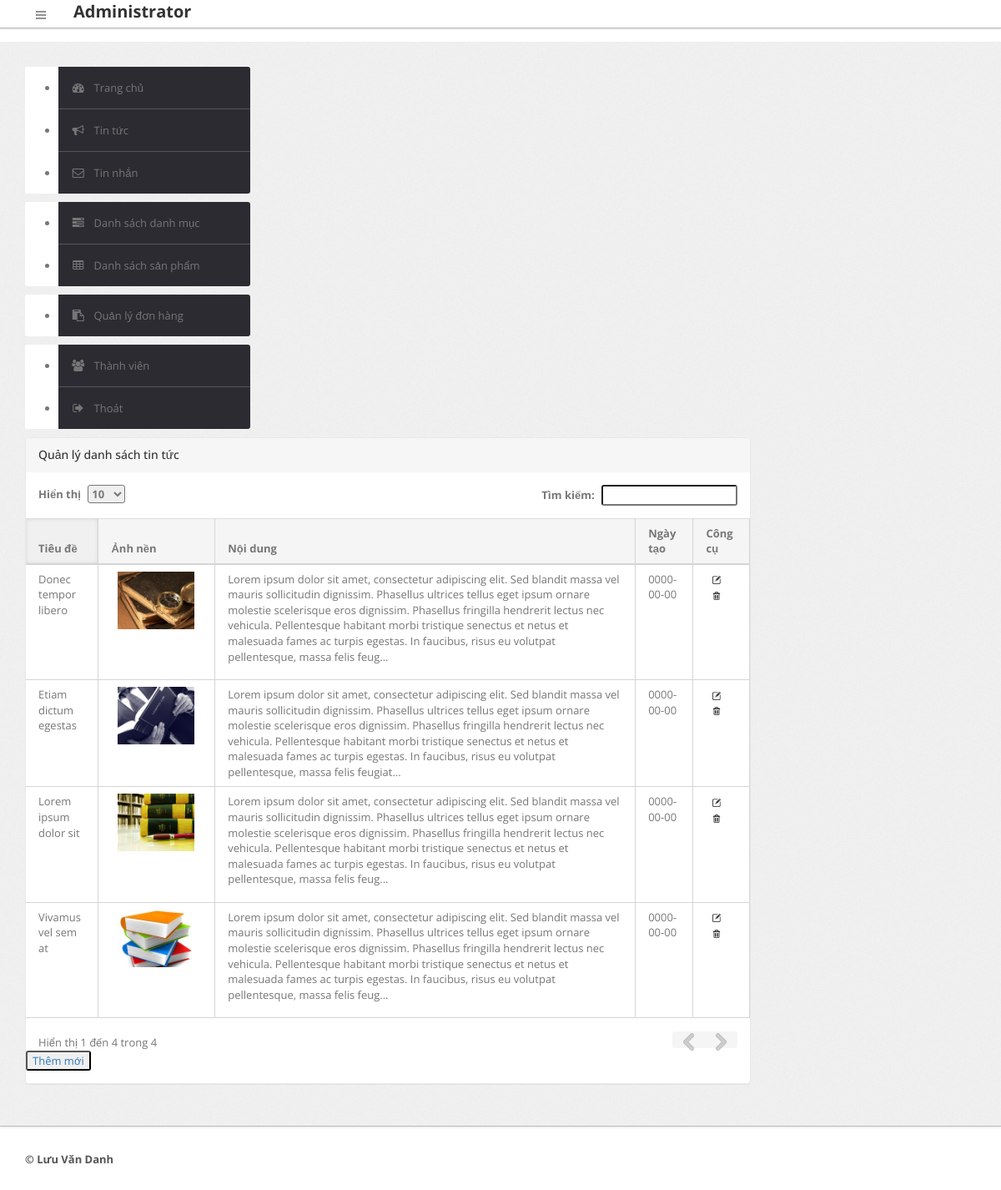
The page /admin/index.php?page=dstintuc (signed in) on the database its author committed.
### tables this page shows
CREATE TABLE IF NOT EXISTS `tintuc` (
  `matt` int(11) NOT NULL,
  `tieude` varchar(50) NOT NULL,
  `anhnen` varchar(100) NOT NULL,
  `noidung` text NOT NULL,
  `ngaytao` date NOT NULL
);

### admin/cms/danhsachtintuc.php (the view, shortened to what this page needs)
        <div class="span9">
            <div class="content">
              <div class="module">
                 <div class="module-head">
                   <h3>Quản lý danh sách tin tức</h3>
                 </div>
                  <div class="module-body table">
                       <table cellpadding="0" cellspacing="0" border="0" class="datatable-1 table table-bordered display"
                           width="100%">
                               <thead>
                                   <tr>
                                       <th>
                                           Tiêu đề
                                       </th>
                                       <th>
                                            Ảnh nền
                                       </th>
                                       <th>
                                           Nội dung
                                       </th>
                                       <th>
                                           Ngày tạo
                                       </th>
                                       <th>
                                           Công cụ
                                       </th>
                                   </tr>
                               </thead>
                               <tbody>
                               <?php
                                   $query = "select * from tintuc order by matt desc";
                                   $rows=$db->query($query);
                                   foreach($rows as $r)
                                   {
                                       echo "<tr>"
                                               . "<td>$r[1]</td>"
                                               . "<td><img src='../hinhanhsp/$r[2]' width='100px'/></td>"
                                               . "<td>".substr($r[3], 0, 400 )."...</td>"
                                               . "<td>$r[4]</td>"
                                               . "<td>"
                                               . "<a href='index.php?page=suatintuc&matt=$r[0]' title='Edit'><img src='../cssjsadmin/images/edit.png' width='18px'/></a> "
                                               ."<a onclick='check($r[0])' href='#' title='Delete'><img src='../cssjsadmin/images/delete.png'width='18px'/></a>"
                                               . "</td>"
                                            . "</tr>";
                                 }
                                 ?>
                               </tbody>
                               </table>
                               <a href='index.php?page=themtintuc'><button type='submit' class='btn-inverse'>Thêm mới</button></a>
            </div>
       </div>
    </div>
</div>

### rows shown on the page
tintuc: tieude "Lorem ipsum dolor sit", anhnen (picture), noidung "Lorem ipsum dolor sit amet, consectetur adipiscing elit. Sed blandit massa vel mauris sollicitudin dignissim. Phasellus ultrices tellus eget ipsum ornare molestie scelerisque eros dignissim. Phasellus fringilla hendrerit lectus nec vehicula. Pellentesque habitant morbi tristique senectus et netus et malesuada fames ac turpis egestas. In faucibus, risus eu volutpat pellentesque, massa felis feug", ngaytao "0000-00-00"
tintuc: tieude "Vivamus vel sem at", anhnen (picture), noidung "Lorem ipsum dolor sit amet, consectetur adipiscing elit. Sed blandit massa vel mauris sollicitudin dignissim. Phasellus ultrices tellus eget ipsum ornare molestie scelerisque eros dignissim. Phasellus fringilla hendrerit lectus nec vehicula. Pellentesque habitant morbi tristique senectus et netus et malesuada fames ac turpis egestas. In faucibus, risus eu volutpat pellentesque, massa felis feug", ngaytao "0000-00-00"
tintuc: tieude "Donec tempor libero", anhnen (picture), noidung "Lorem ipsum dolor sit amet, consectetur adipiscing elit. Sed blandit massa vel mauris sollicitudin dignissim. Phasellus ultrices tellus eget ipsum ornare molestie scelerisque eros dignissim. Phasellus fringilla hendrerit lectus nec vehicula. Pellentesque habitant morbi tristique senectus et netus et malesuada fames ac turpis egestas. In faucibus, risus eu volutpat pellentesque, massa felis feug", ngaytao "0000-00-00"
tintuc: tieude "Etiam dictum egestas", anhnen (picture), noidung "Lorem ipsum dolor sit amet, consectetur adipiscing elit. Sed blandit massa vel mauris sollicitudin dignissim. Phasellus ultrices tellus eget ipsum ornare molestie scelerisque eros dignissim. Phasellus fringilla hendrerit lectus nec vehicula. Pellentesque habitant morbi tristique senectus et netus et malesuada fames ac turpis egestas. In faucibus, risus eu volutpat pellentesque, massa felis feugiat", ngaytao "0000-00-00"
